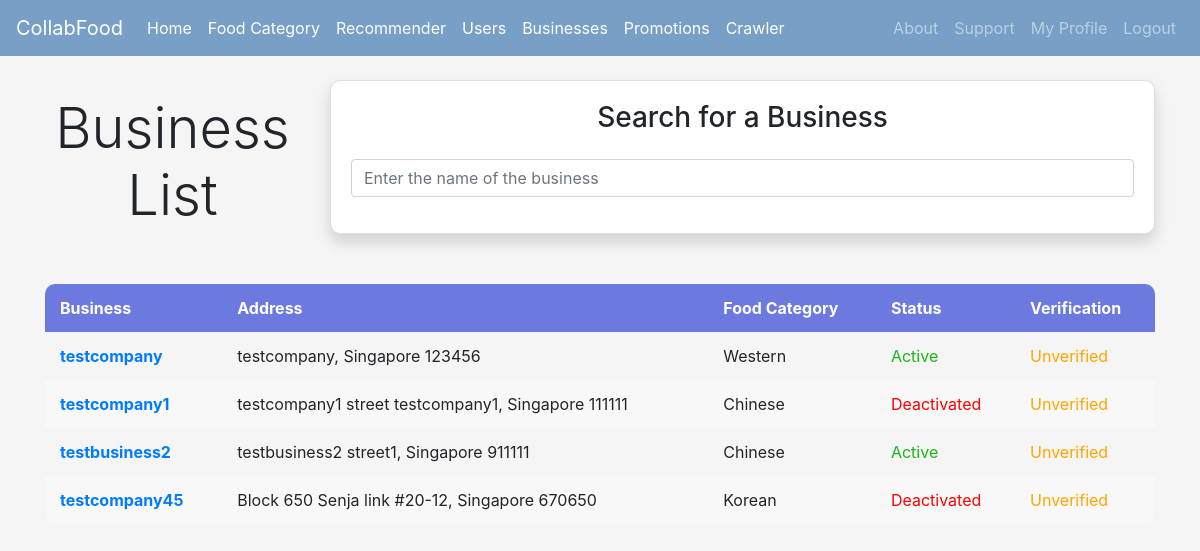
Page /searchbusinesses (signed in) on the earlier database version.
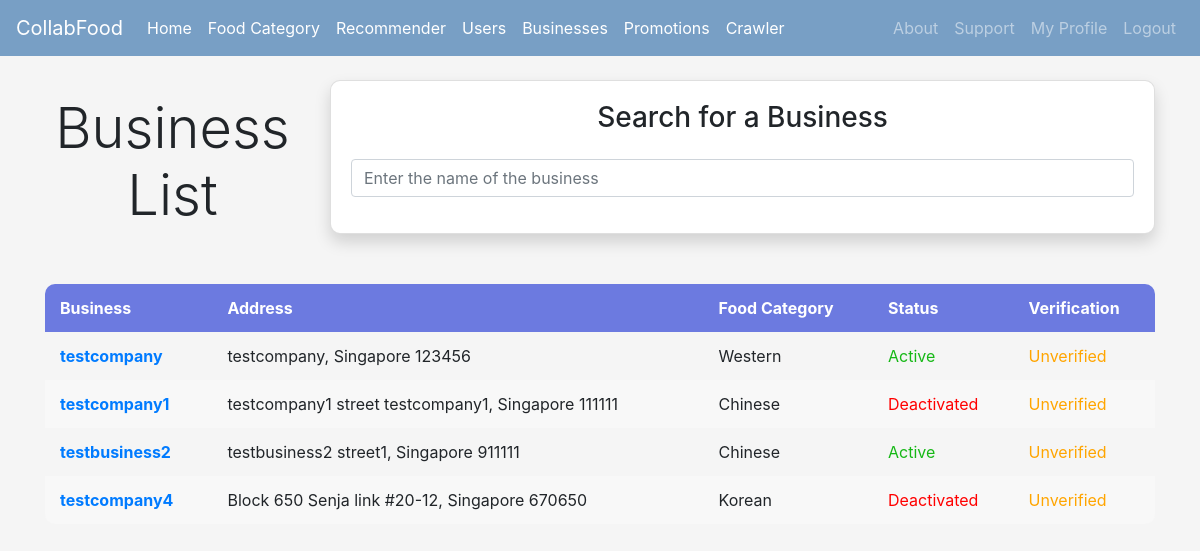
Same page on the later database version.
### Homepage/models.py (models this page shows, shortened)
class BusinessProfile(models.Model):
	user = models.ForeignKey(User, on_delete=models.CASCADE)
	companyName = models.CharField(max_length=50)
	uen = models.CharField(max_length=10)
	phone = models.CharField(max_length=8)
	address = models.CharField(max_length=100)
	postalCode = models.CharField(max_length=6)
	foodCategory = models.ForeignKey(FoodCategory, on_delete=models.CASCADE, related_name='business_food_category')
	isVerified = models.BooleanField(default=False)

class FoodCategory(models.Model):
	categoryName = models.CharField(max_length=30)
	adminID = models.IntegerField()

### Homepage/views.py (the view)
# urls.py: path('searchbusinesses',views.search_businesses,name='searchbusinesses'),
@login_required
def search_businesses(request):
	user_type = UserType.objects.get(user=request.user)
	if user_type.userType in ['user','business']:
		businesses = BusinessProfile.objects.filter(user__is_active=True)
	else:
		businesses = BusinessProfile.objects.all()
	context = {'user_type': user_type, 'businesses':businesses}
	return render(request, 'searchbusinesses.html', context)

### Homepage/templates/searchbusinesses.html (shortened to what this page needs)
{% extends 'base.html' %}
{% block content %}
<div class="row">
  <div class="col-md-3">
    <h1 class="text-center display-4">Business List</h1><br>
  </div>
  <div class="col-md-9">
    <div class="card shadow">
      <div class="card-body">
        <h3 class="text-center mb-4">Search for a Business</h3>
        <div class="form-group">
          <input class="form-control" id="searchCategory" type="text" placeholder="Enter the name of the business">
        </div>
      </div>
    </div>
  </div>
</div>
<table class="table-hover">
  <thead style="color: #fff; background-color: #6c7ae0;">
    <tr>
      <th scope="col">Business</th>
      <th scope="col">Address</th>
      <th scope="col">Food Category</th>
      {% if user_type.userType == 'admin' %}
        <th scope="col">Status</th>
        <th scope="col">Verification</th>
      {%endif%}
    </tr>
  </thead>
  <tbody id="Category">
    {% if businesses %}
    {% for item in businesses %}
      {% if item.isVerified or user_type.userType == 'admin' %}
        <tr>
          <th scope="row"><a href="{% url 'viewbusinessprofile' item.user.id %}">{{ item.companyName }}</a></th>
          <td>{{item.address}}, Singapore {{item.postalCode}}</td>
          <td>{{item.foodCategory.categoryName}}</td>
          {% if user_type.userType == 'admin' %}
            {% if item.user.is_active %}
              <td style="color: rgb(22, 184, 22);">Active</td>
            {% else %}
              <td style="color: red;">Deactivated</td>
            {% endif %}
            {% if item.isVerified %}
              <td style="color: rgb(22, 184, 22);">Verified</td>
            {% else %}
              <td style="color: orange;">Unverified</td>
            {% endif %}
          {% endif %}
        </tr>
      {% endif %}
    {% endfor %}
  {% else %}
    <tr><td colspan="3">No businesses found.</td> </tr>
  {% endif %}
  </tbody>
</table>
{% endblock %}

Differences in the rows shown:
changed BusinessProfile "Block 650 Senja link #20-12": companyName "testcompany45" → "testcompany4"
